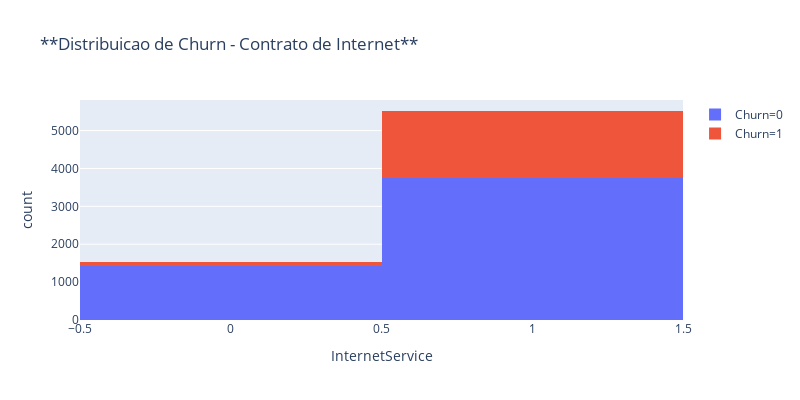
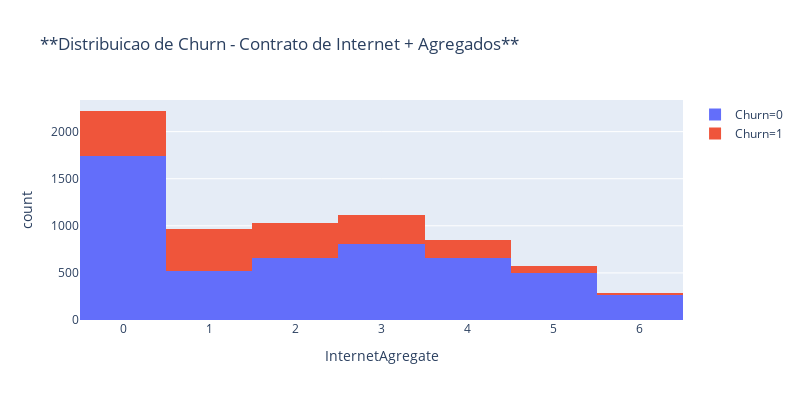

Notebook code cell kept with these figures, in order:
### Code cell
fig2 = px.histogram(dfchurn, x="InternetService", color="Churn", width=800, height=400, 
                    title="**Distribuicao de Churn - Contrato de Internet**")

fig3 = px.histogram(dfchurn, x="InternetAgregate", color="Churn", width=800, height=400, 
                    title="**Distribuicao de Churn - Contrato de Internet + Agregados**")

fig2.show()
fig3.show()

### Figure 1 — Plotly figure (JSON) as saved in the notebook; plotly's stock layout.template omitted (floating-point values rounded to 4 significant figures; data arrays with more than 128 entries replaced by an {"elided": "..."} marker saying what was removed)
{"data": [{"alignmentgroup": "True", "bingroup": "x", "hoverlabel": {"namelength": 0}, "hovertemplate": "Churn=0<br>InternetService=%{x}<br>count=%{y}", "legendgroup": "Churn=0", "marker": {"color": "#636efa"}, "name": "Churn=0", "offsetgroup": "Churn=0", "orientation": "v", "showlegend": true, "type": "histogram", "x": {"elided": "5174 int values"}, "xaxis": "x", "yaxis": "y"}, {"alignmentgroup": "True", "bingroup": "x", "hoverlabel": {"namelength": 0}, "hovertemplate": "Churn=1<br>InternetService=%{x}<br>count=%{y}", "legendgroup": "Churn=1", "marker": {"color": "#EF553B"}, "name": "Churn=1", "offsetgroup": "Churn=1", "orientation": "v", "showlegend": true, "type": "histogram", "x": {"elided": "1869 int values"}, "xaxis": "x", "yaxis": "y"}], "layout": {"barmode": "relative", "height": 400, "legend": {"tracegroupgap": 0}, "title": {"text": "**Distribuicao de Churn - Contrato de Internet**"}, "width": 800, "xaxis": {"anchor": "y", "domain": [0, 1], "title": {"text": "InternetService"}}, "yaxis": {"anchor": "x", "domain": [0, 1], "title": {"text": "count"}}}}

### Figure 2 — Plotly figure (JSON) as saved in the notebook; plotly's stock layout.template omitted (floating-point values rounded to 4 significant figures; data arrays with more than 128 entries replaced by an {"elided": "..."} marker saying what was removed)
{"data": [{"alignmentgroup": "True", "bingroup": "x", "hoverlabel": {"namelength": 0}, "hovertemplate": "Churn=0<br>InternetAgregate=%{x}<br>count=%{y}", "legendgroup": "Churn=0", "marker": {"color": "#636efa"}, "name": "Churn=0", "offsetgroup": "Churn=0", "orientation": "v", "showlegend": true, "type": "histogram", "x": {"elided": "5174 int values"}, "xaxis": "x", "yaxis": "y"}, {"alignmentgroup": "True", "bingroup": "x", "hoverlabel": {"namelength": 0}, "hovertemplate": "Churn=1<br>InternetAgregate=%{x}<br>count=%{y}", "legendgroup": "Churn=1", "marker": {"color": "#EF553B"}, "name": "Churn=1", "offsetgroup": "Churn=1", "orientation": "v", "showlegend": true, "type": "histogram", "x": {"elided": "1869 int values"}, "xaxis": "x", "yaxis": "y"}], "layout": {"barmode": "relative", "height": 400, "legend": {"tracegroupgap": 0}, "title": {"text": "**Distribuicao de Churn - Contrato de Internet + Agregados**"}, "width": 800, "xaxis": {"anchor": "y", "domain": [0, 1], "title": {"text": "InternetAgregate"}}, "yaxis": {"anchor": "x", "domain": [0, 1], "title": {"text": "count"}}}}
